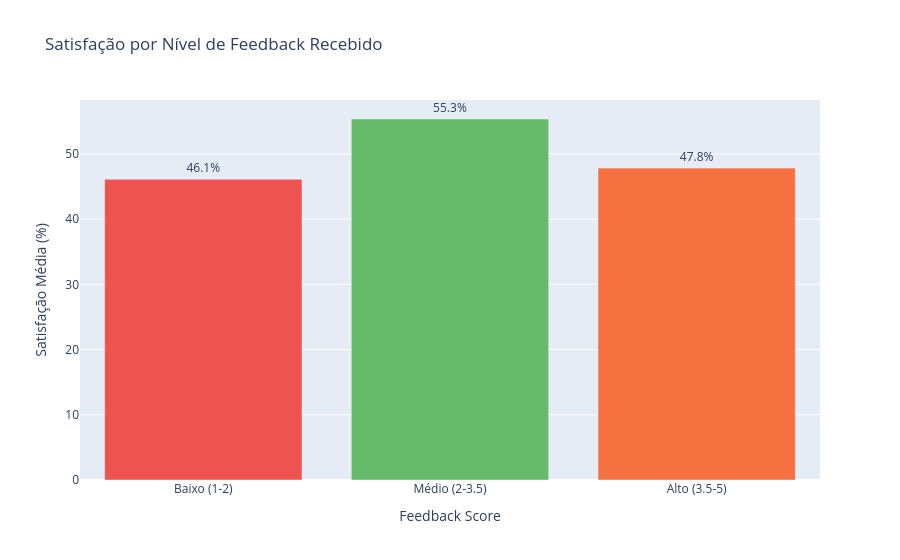

Notebook cell for this chart:
### Markdown cell above
## 4. Satisfação × Feedback Score

### Code cell
corr_fb, pvalor_fb = stats.pearsonr(df['Satisfaction Rate (%)'], df['Feedback Score'])

# agrupar feedback em faixas
df['faixa_feedback'] = pd.cut(
    df['Feedback Score'],
    bins=[0, 2, 3.5, 5],
    labels=['Baixo (1-2)', 'Médio (2-3.5)', 'Alto (3.5-5)']
)

sat_fb = df.groupby('faixa_feedback', observed=True)['Satisfaction Rate (%)'].mean().reset_index()
sat_fb.columns = ['faixa_feedback', 'satisfacao_media']

fig = px.bar(
    sat_fb,
    x='faixa_feedback', y='satisfacao_media',
    title='Satisfação por Nível de Feedback Recebido',
    labels={'faixa_feedback': 'Feedback Score', 'satisfacao_media': 'Satisfação Média (%)'},
    color='satisfacao_media',
    color_continuous_scale=['#ef5350', '#ffa726', '#66bb6a'],
    text=sat_fb['satisfacao_media'].round(1).astype(str) + '%'
)
fig.update_traces(textposition='outside')
fig.update_layout(coloraxis_showscale=False)
fig.show()

print(f'Correlação satisfação × feedback: {corr_fb:.3f} (p={pvalor_fb:.4f})')

### Figure 1 — Plotly figure (JSON) as saved in the notebook; plotly's stock layout.template omitted (floating-point values rounded to 4 significant figures)
{"data": [{"hovertemplate": "Feedback Score=%{x}<br>Satisfação Média (%)=%{marker.color}<br>text=%{text}<extra></extra>", "legendgroup": "", "marker": {"color": [46.1, 55.34, 47.81], "coloraxis": "coloraxis", "pattern": {"shape": ""}}, "name": "", "orientation": "v", "showlegend": false, "text": ["46.1%", "55.3%", "47.8%"], "textposition": "outside", "type": "bar", "x": ["Baixo (1-2)", "Médio (2-3.5)", "Alto (3.5-5)"], "xaxis": "x", "y": [46.1, 55.34, 47.81], "yaxis": "y"}], "layout": {"barmode": "relative", "coloraxis": {"colorbar": {"title": {"text": "Satisfação Média (%)"}}, "colorscale": [[0.0, "#ef5350"], [0.5, "#ffa726"], [1.0, "#66bb6a"]], "showscale": false}, "legend": {"tracegroupgap": 0}, "title": {"text": "Satisfação por Nível de Feedback Recebido"}, "xaxis": {"anchor": "y", "domain": [0.0, 1.0], "title": {"text": "Feedback Score"}}, "yaxis": {"anchor": "x", "domain": [0.0, 1.0], "title": {"text": "Satisfação Média (%)"}}}}
